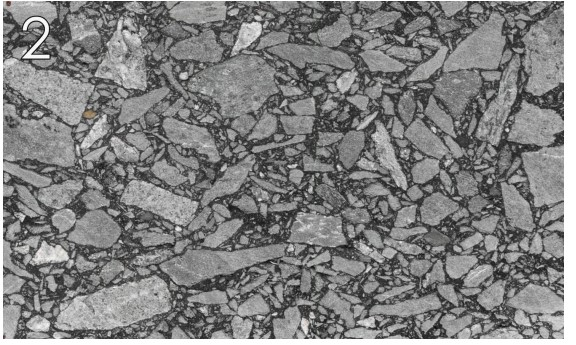
#> input picture photos/brick.jpg, 576 x 345 px
$ python main.py
#> lines starting #> are read from the running program, lines starting #| are printed output that depends on the picture; after the words box and inside, x2 and y2 are one past the last pixel; in counts of white or black regions, pixels touching at a corner belong together
import cv2 as cv
import numpy as np
import sys
class ISODATA:
    def __init__(self,image_array,K):
#> called with K = 5
        if isinstance(image_array,np.ndarray) == False:
            raise ValueError("Sai giá trị ảnh đầu vào")
        try:
            K = int(K)
#> K = 5
        except ValueError:
            print("Sai giá trị vùng")
            sys.exit()
        self.gray = cv.cvtColor(image_array,cv.COLOR_BGR2GRAY)
#> image_array is the input picture: shape (345, 576, 3); mean B, G, R 128.1, 128.2, 128.2
        self.height,self.width = self.gray.shape
#> self.height = 345; self.width = 576
        #--Khai báo từng phần tử sử dụng trong chương trình
        self.areas_array = [] #List chứa các vùng (các lớp) có kích thước bằng kích thước ảnh
        self.current_threshold = np.zeros(shape=K+1) #Mảng chứa các ngưỡng hiện tại
#> self.current_threshold = [0, 0, 0, 0, 0, 0]
        self.previous_threshold = np.zeros(shape=K+1) #Mảng chứa các ngưỡng quá khứ
#> self.previous_threshold = [0, 0, 0, 0, 0, 0]
        self.current_means = np.zeros(shape=K) #Mảng chứa giá trị trung bình hiện tại
#> self.current_means = [0, 0, 0, 0, 0]
        self.previous_means = np.zeros(shape=K) #Mảng chứa giá trị trung bình quá khứ
        self.max_threshold = np.max(self.gray) #Phần tử ngưỡng cao nhất của ảnh
#> self.max_threshold = 255
        self.min_threshold = np.min(self.gray) #Phần tử ngưỡng thấp nhất của ảnh
#> self.min_threshold = 12
        self.K = K #Số vùng
#> self.K = 5
        self.areas_count_element = np.zeros(shape=K) # Tạo mảng chứa số phần tử của mỗi lớp
        #--Khởi tạo giá trị ban đầu cho các phần tử
        #Khởi tạo số vùng ở trạng thái trống
        for x in range(K):
            self.areas_array.append(np.zeros((self.height,self.width)))
        #Khởi tạo ngưỡng quá khứ (x : 0->K)
        for x in range(K+1):
            if x == 0:
                self.previous_threshold[x] = self.min_threshold
            elif x == K:
                self.previous_threshold[x] = self.max_threshold
            else:
                self.previous_threshold[x] = x*((self.max_threshold-self.min_threshold)/K) + self.min_threshold
#> after the loop, self.previous_threshold = [12, 60.6, 109.2, 157.8, 206.4, 255]
    def compare2Array(self,arr_1,arr_2):
        if isinstance(arr_1,np.ndarray)  and isinstance(arr_2,np.ndarray):
            count = 0
            for x in range(len(arr_1)):
            #- Nếu trị tuyệt đối của hiệu 2 phần từ nằm trong dải từ 0 đến 5, ta coi như là 2 số đó bằng nhau
                condition1 = np.abs(arr_1[x]-arr_2[x]) >= 0.0
                condition2 = np.abs(arr_1[x]-arr_2[x]) <= 8.0
                #- I dunno why I used this thing. Link : https://numpy.org/doc/stable/reference/generated/numpy.logical_and.html
                if np.logical_and(condition1,condition2):
                    count+=1
            if count == len(arr_1):
                return True
            else:
                return False
        else:
            raise ValueError("Wrong Input")
    def executeProgram(self):
        while True:
            #- Khởi tạo lại Mảng chứa ngưỡng hiện tại
            self.current_threshold = np.zeros(shape=self.K+1)
            #- Khởi tạo lại mảng chứa số phần tử của mỗi vùng
            self.areas_count_element = np.zeros(shape=self.K)
            #- Khởi tạo lại số vùng ở trạng thái trống
            for x in range(self.K+1):
                self.areas_array.append(np.zeros((self.height,self.width)))
            #- Khởi tạo lại mảng chứa giá trị trung bình quá khứ
            self.current_means = np.zeros(shape=self.K) #Mảng chứa giá trị trung bình hiện tại
            #- Thực hiện tìm các điểm ảnh thuộc các phân vùng khác nhau
            for y in range(self.height):
                for x in range(self.width):
                    for z in range(len(self.previous_threshold)-1):
                        if self.gray[y][x] >= self.previous_threshold[z] and self.gray[y][x] <= self.previous_threshold[z+1]:
                            #Do số thứ tự của z cũng tương ứng với là số thứ tự của vùng
                            (self.areas_array[z])[y][x] = self.gray[y][x]
                            #Cộng dồn vào phần tử tương ứng với số phần tử thuộc vùng đó
                            self.areas_count_element[z]+=1
            #- Thực hiện tính mức xám trung bình và cho vào mảng trung bình
            for x in range(self.K):
                self.current_means[x] = (np.sum(self.areas_array[x])/(self.areas_count_element[x]))
            #- Tính giá trị ngưỡng của các lớp theo giá trị trung bình
            for x in range(self.K +1):
                if x == 0:
                    self.current_threshold[x] = self.min_threshold
                elif x == self.K:
                    self.current_threshold[x] = self.max_threshold
                else:
                    self.current_threshold[x] = (self.current_means[x-1]+self.current_means[x])/2
            #- Thực hiện so sánh giá trị giữa mảng ngưỡng hiện tại và mảng ngưỡng quá khứ, đồng thời cả mảng giá trị trung bình hiện tại và quá khứ
            if self.compare2Array(self.current_threshold,self.previous_threshold) or self.compare2Array(self.current_means,self.previous_means):
                print('\n\n')
                print(f'Current threshold : {self.current_threshold}')
                print(f'Previous threshold: {self.previous_threshold}')
                print('\n')
                # print(f'Current means : {self.current_means}')
                # print(f'Previous means: {self.previous_means}')
                self.previous_means = self.current_means
                self.previous_threshold = self.current_threshold
                return self.current_threshold,self.current_means,self.areas_array
            else:
                print('\n\n')
                print(f'Current threshold : {self.current_threshold}')
                print(f'Previous threshold: {self.previous_threshold}')
                print('\n')
                # print(f'Current means : {self.current_means}')
                # (f'Previous means: {self.previous_means}')
                self.previous_means = self.current_means
                self.previous_threshold = self.current_threshold
#> this loop made 1 pass
#| Previous threshold: [ 12.   60.6 109.2 157.8 206.4 255. ]
#> after the loop, self.areas_array = 11 items
        # print(self.current_means)
    def transferGrayImage2Binary(self,img_arr):
        if isinstance(img_arr,np.ndarray) == False:
            raise ValueError("Sai kích thước đầu vào")
        else:
            for y in range(self.height):
                for x in range(self.width):
                    if img_arr[y][x]>0:
                        img_arr[y][x] = 255
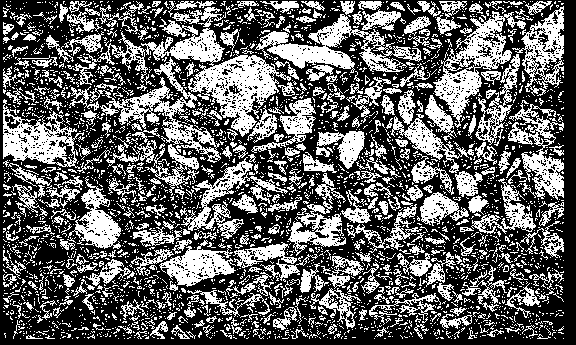
#> img_arr: shape (345, 576) float64; 38.6% white; 3144 white regions (2756 under 20 px), largest, box (x1, y1, x2, y2) and area: (73, 19, 291, 137) 5639, (255, 14, 422, 73) 3235, (433, 11, 526, 128) 3026
            return img_arr


if __name__ == "__main__":
    app = ISODATA(cv.imread('./photos/brick.jpg'),5)
    _,_,arr_areas = app.executeProgram()
    binary_image = app.transferGrayImage2Binary(arr_areas[app.K-3])
    cv.imshow('Image',binary_image.astype(np.uint8))
    if cv.waitKey(0) == ord('q'):
#> (key q is pressed here)
        print('Quit')
        sys.exit()
#> (the program exits here)
